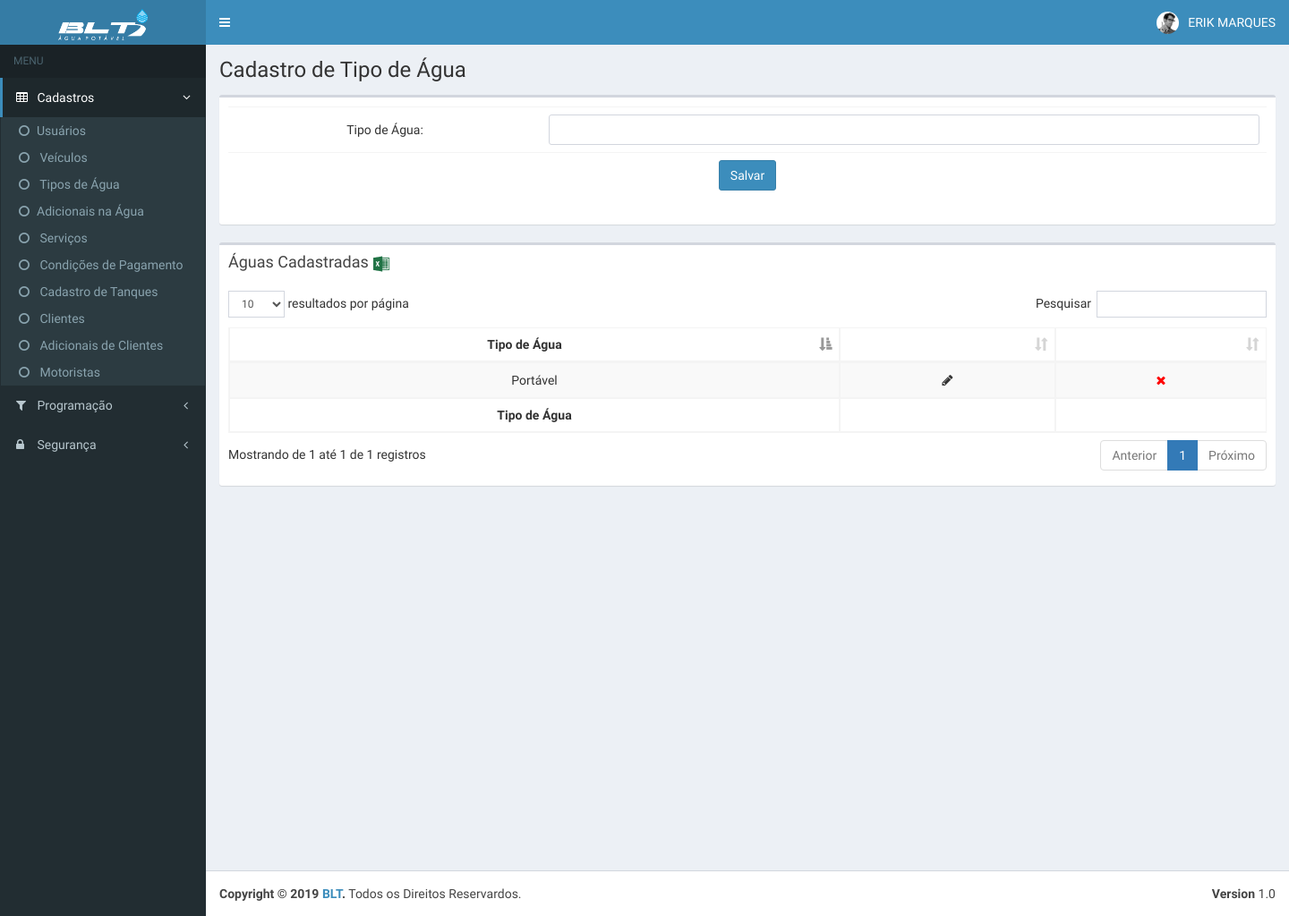
/pages/tables/cadAgua.php (signed in), run on an earlier commit of the app's database.
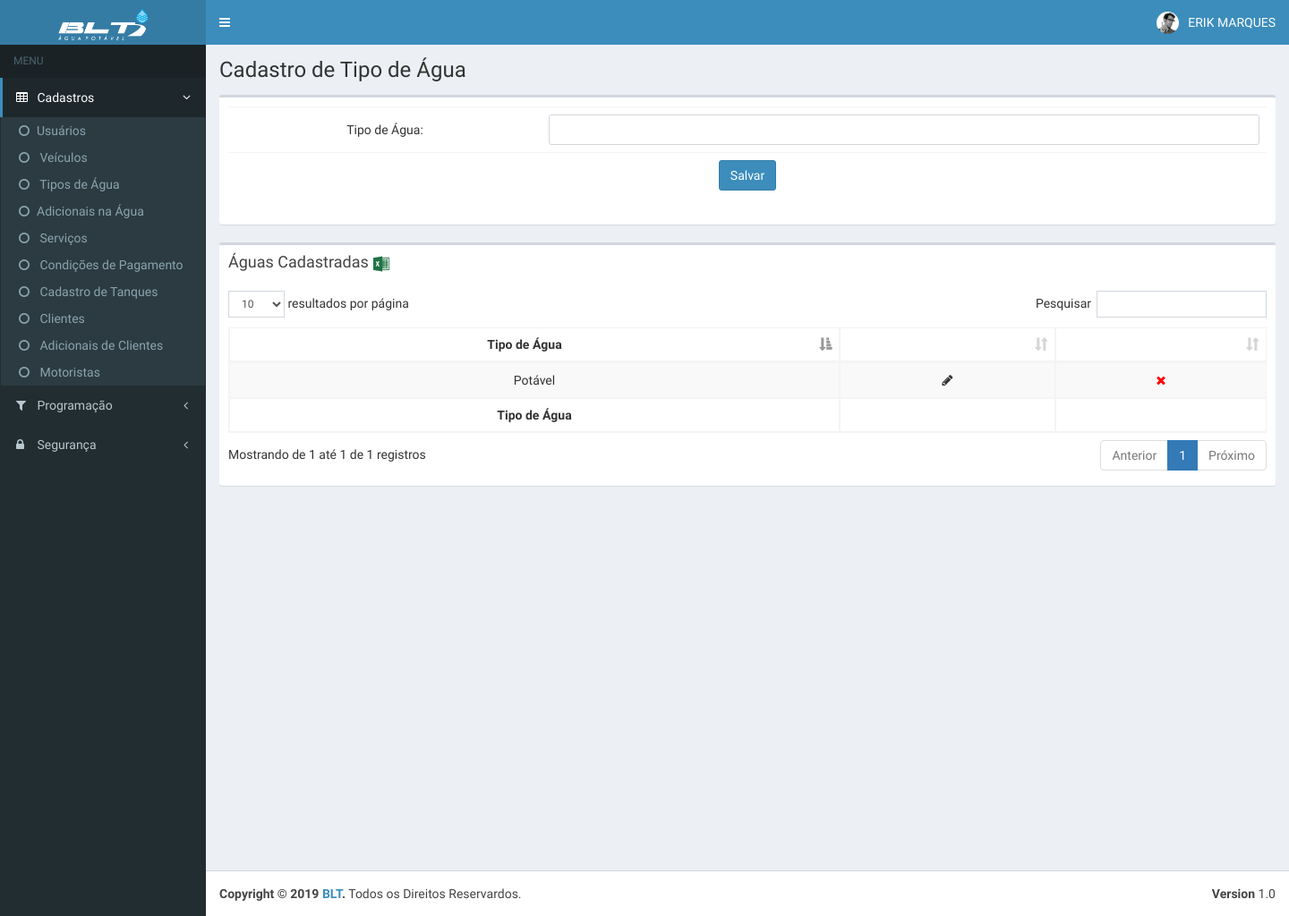
And on a later commit of the database.
### tables this page shows
CREATE TABLE `cad_agua` (
  `id` int(11) NOT NULL,
  `data_inc` timestamp NOT NULL DEFAULT CURRENT_TIMESTAMP,
  `login_ad` varchar(20) NOT NULL,
  `agua` varchar(150) NOT NULL
);

### _scripts/Functions.php (called while the page is built, shortened)
<?php
function dadosAcessso($login){
    include "config.php";
    $sql = "SELECT * FROM cad_perfis WHERE id = '$login'";
    $query = $mysqli->query($sql);
    $linha = mysqli_fetch_array($query);
    return array($linha['cadastro'],$linha['programacao'],$linha['processos'],$linha['crms'],$linha['crms'],$linha['relatorios'],$linha['seguranca']);
}
function dadosLogin($login){
    include "config.php";
    $sql = "SELECT * FROM login WHERE login = '$login'";
    $query = $mysqli->query($sql);
    $linha = mysqli_fetch_array($query);
    return $linha['id'];
}
function dadosUsuario($login){
    include "config.php";
    $sql = "SELECT * FROM login WHERE login = '$login'";
    $query = $mysqli->query($sql);
    $linha = mysqli_fetch_array($query);
    return array($linha['nome'],$linha['funcao']);
}
?>

### pages/tables/cadAgua.php (the view, shortened to what this page needs)
<?php
include "../../_scripts/Functions.php";
$login = $_SESSION['login'];
$acess = dadosAcessso(dadosLogin($login));
$nome= dadosUsuario($login);
include "../../_scripts/config.php";
?>
<!DOCTYPE html>
<html>
  <head>
    <link rel="stylesheet" href="../../bootstrap/css/bootstrap.min.css">
    <link rel="stylesheet" href="https://maxcdn.bootstrapcdn.com/font-awesome/4.4.0/css/font-awesome.min.css">
    <link rel="stylesheet" href="https://code.ionicframework.com/ionicons/2.0.1/css/ionicons.min.css">
    <link rel="stylesheet" href="../../plugins/datatables/dataTables.bootstrap.css">
    <link rel="stylesheet" href="../../dist/css/AdminLTE.min.css">
    <link rel="stylesheet" href="../../dist/css/skins/_all-skins.min.css">
  </head>
  <body class="hold-transition skin-blue sidebar-mini">
    <div class="wrapper">
      <?php include "../../header.php"; ?>
      <aside class="main-sidebar">
        <section class="sidebar">
          <?php include "../../menu.php";  ?>
        </section>
      </aside>
      <div class="content-wrapper">
        <section class="content-header">
           <h1>
           Cadastro de Tipo de Água
            <small>&nbsp;</small>
          </h1>
        </section>
        <section class="content">
          <div class="row">
            <div class="col-xs-12">
              <div class="box">
                <div class="box-body">
                  <form id="formulario" method="post" action="../../_scripts/salvar.php" role="form">
                  <table class="table" style="box-shadow: 0px 0px 1px #fff;border-radius: 3px;">
                   <tr>
                    <td style="vertical-align: middle;text-align: center">Tipo de Água:</td>
                    <td colspan="3">
                      <input type="text" style="border-radius: 3px" required="" class="form-control" name="cp1">
                    </td>
                  </tr>
                  <tr>
                  <td style="text-align: center" colspan="4">
                  <input type="submit" value="Salvar" class="btn btn-primary">
                  </td>
                  </tr>
                  </table>
                  </form>
                </div>
              </div>
              <div class="box">
                <div class="box-header">
                  <h3 class="box-title">Águas Cadastradas
                  <a href="../../exports/agua.php"><img src="../../images/exccel.png" width="20" height="20"></a>
                  </h3>
                </div>
                <div class="box-body">
                  <table id="example1" class="table table-bordered table-striped">
                    <thead>
                      <tr>
                        <th style="text-align: center">Tipo de Água</th>
                        <th>&nbsp;</th>
                        <th>&nbsp;</th>
                      </tr>
                    </thead>
                    <tbody>
                      <?php
                          $sql = "SELECT *
                          FROM cad_agua
                          ORDER BY agua ASC";
                          $query = $mysqli->query($sql);
                          while ($dados = $query->fetch_array()) {
                      ?>
                      <tr>
                        <td style="text-align: center;vertical-align: middle"><?php echo  utf8_encode($dados['agua']);?></td>
                        <td style="text-align: center;vertical-align: middle">
                          <i class="fa fa-pencil"></i>
                        </td>
                        <td style="text-align: center;vertical-align: middle">
                          <form id="formulario2" method="post" action="../../_scripts/delet.php" role="form">
                              <button type="submit" value="submit" style="border: 0px; background: none">
                                <i style="color: red" class="fa fa-close"></i>
                              </button>
                          </form>
                        </td>
                      </tr>
                    <?php } ?>
                  </tbody>
                  <tfoot>
                    <tr>
                        <th style="text-align: center">Tipo de Água</th>
                        <th>&nbsp;</th>
                        <th>&nbsp;</th>
                    </tr>
                </tfoot>
                  </table>
                </div>
              </div>
            </div>
          </div>
        </section>
      </div>
      <footer class="main-footer">
        <div class="pull-right hidden-xs">
          <b>Version</b> 1.0
        </div>
        <strong>Copyright &copy; 2019 <a href="#">BLT</a>.</strong> Todos os Direitos Reservardos.
      </footer>
    </div>
  </body>
</html>

### header.php (shortened to what this page needs)
<header class="main-header">
        <a href="../../index2.html" class="logo">
          <span class="logo-lg"><img src="../../images/logo3.png" width="50%" height="50%"></span>
        </a>
        <nav class="navbar navbar-static-top" role="navigation">
          <a href="#" class="sidebar-toggle" data-toggle="offcanvas" role="button">
          </a>
          <div class="navbar-custom-menu">
            <ul class="nav navbar-nav">
              <li class="dropdown user user-menu">
                <a href="#" class="dropdown-toggle" data-toggle="dropdown">
                  <img src="../../dist/img/user2-160x160.jpg" class="user-image" alt="User Image">
                  <span class="hidden-xs"><?php echo $nome[0]; ?></span>
                </a>
              </li>
            </ul>
          </div>
        </nav>
      </header>

### menu.php (shortened to what this page needs)
<ul class="sidebar-menu">
  <li class="header">MENU</li>
<?php if($acess[0]=="SIM"){ ?>
  <li class="active treeview">
    <a href="#">
      <i class="fa fa-table"></i> <span>Cadastros</span> <i class="fa fa-angle-left pull-right"></i>
    </a>
    <ul class="treeview-menu">
      <li><a href="http://45.224.131.85/blt/pages/tables/cadUsuarios.php"><i class="fa fa-circle-o"></i>Usuários</a></li>
      <li><a href="http://45.224.131.85/blt/pages/tables/cadVeiculos.php"><i class="fa fa-circle-o"></i> Veículos</a></li>
      <li><a href="http://45.224.131.85/blt/pages/tables/cadAgua.php"><i class="fa fa-circle-o"></i> Tipos de Água</a></li>
      <li><a href="#"><i class="fa fa-circle-o"></i>Adicionais na Água</a></li>
      <li><a href="http://45.224.131.85/blt/pages/tables/cadServico.php"><i class="fa fa-circle-o"></i> Serviços</a></li>
      <li><a href="http://45.224.131.85/blt/pages/tables/cadPagamento.php"><i class="fa fa-circle-o"></i> Condições de Pagamento</a></li>
      <li><a href="http://45.224.131.85/blt/pages/tables/cadTanque.php"><i class="fa fa-circle-o"></i> Cadastro de Tanques</a></li>
      <li><a href="http://45.224.131.85/blt/pages/tables/cadClientes.php"><i class="fa fa-circle-o"></i> Clientes</a></li>
      <li><a href="http://45.224.131.85/blt/pages/tables/cadClientesAdicionais.php"><i class="fa fa-circle-o"></i> Adicionais de Clientes</a></li>
      <li><a href="http://45.224.131.85/blt/pages/tables/cadMotorista.php"><i class="fa fa-circle-o"></i> Motoristas</a></li>
    </ul>
  </li>
<?php } ?>
<?php if($acess[1]=="SIM"){ ?>
  <li class="treeview">
    <a href="#">
      <i class="fa fa-filter"></i> <span>Programação</span> <i class="fa fa-angle-left pull-right"></i>
    </a>
  </li>
<?php } ?>
<?php if($acess[6]=="SIM"){ ?>
  <li class="treeview">
    <a href="#">
      <i class="fa fa-lock"></i> <span>Segurança</span> <i class="fa fa-angle-left pull-right"></i>
    </a>
  </li>
<?php } ?>

What changed in the data, as far as the page shows it:
changed cad_agua: agua "Portável" → "Potável"
